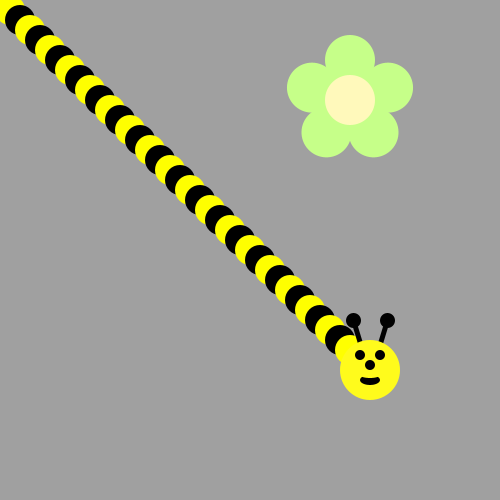
Frame 1 (no input)
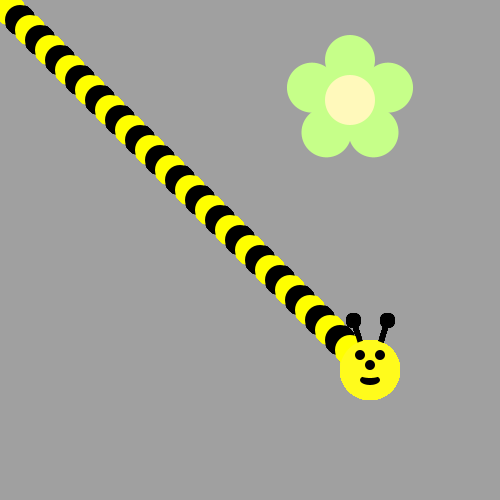
Frame 60 (the mouse pressed at the canvas centre just before this capture)
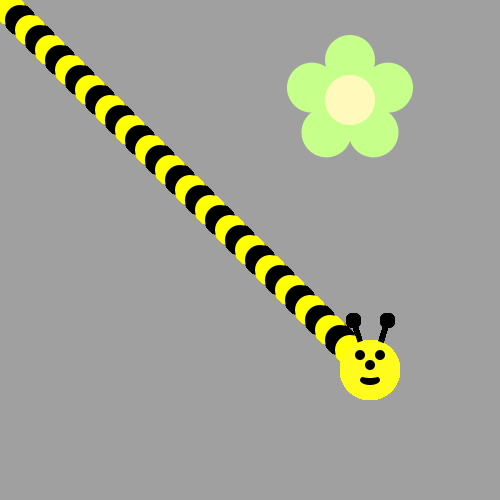
Frame 120 (the mouse held since frame 60 and released just before this capture)

The Processing sketch that drew these frames (run headless with seeded random() and noise(); from frame 60 on, the mouse is pressed at the canvas centre):

// Processing sketch: sketch_180726a
// ── sketch_180726a.pde
void setup() {
  ellipseMode(CENTER);
  size(500, 500);
  background(160, 160, 160);
  drawFlower(350, 100);
}

void draw() {
  int x=0;
  int y=0;
  for (int i = 0; i <= 35; i = i+1) {
    ellipse(x, y, 30, 30);
    x=x+10;
    y=y+10;
    if (i%2==0) {
      fill(255, 255, 0);
    } else {
      fill(0, 0, 0);
    }
    if (i==35) {
      fill(255, 255, 0);
      drawBeeFace (x+10, y+10);
    }
  }
}
void drawFlower(int x, int y) {
  noStroke();
  translate(x, y);
  // draw 5 petals, rotating after each one<
  fill(#c6ff89);      // green
  for (int i = 0; i < 5; i++) {
    ellipse(0, -40, 50, 50);
    rotate(radians(72));
  }
  fill(#fff9bb); // light yellow
  ellipse(0, 0, 50, 50);
} 
void drawBeeFace(int BeeFaceX, int BeeFaceY) {
  noStroke();
  fill(0, 0, 0);
  stroke(1);
  strokeWeight(5);
  line(BeeFaceX-10, BeeFaceY-27, BeeFaceX-17, BeeFaceY-50);
  line(BeeFaceX+10, BeeFaceY-27, BeeFaceX+17, BeeFaceY-50);
  ellipse(BeeFaceX-17, BeeFaceY-50, 10, 10);
  ellipse(BeeFaceX+17, BeeFaceY-50, 10, 10);
  noStroke();
  fill(255, 251, 28);
  ellipse(BeeFaceX, BeeFaceY, 60, 60); // face
  fill(255, 237, 209);
  fill(0, 0, 0);
  ellipse(BeeFaceX-10, BeeFaceY-15, 10, 10); // eyes
  ellipse(BeeFaceX+10, BeeFaceY-15, 10, 10);
  ellipse(BeeFaceX, BeeFaceY-5, 10, 10); // nose
  ellipse(BeeFaceX, BeeFaceY+10, 20, 10);// mouth
  fill(255, 251, 28);
  ellipse(BeeFaceX, BeeFaceY+5, 20, 6);
}
